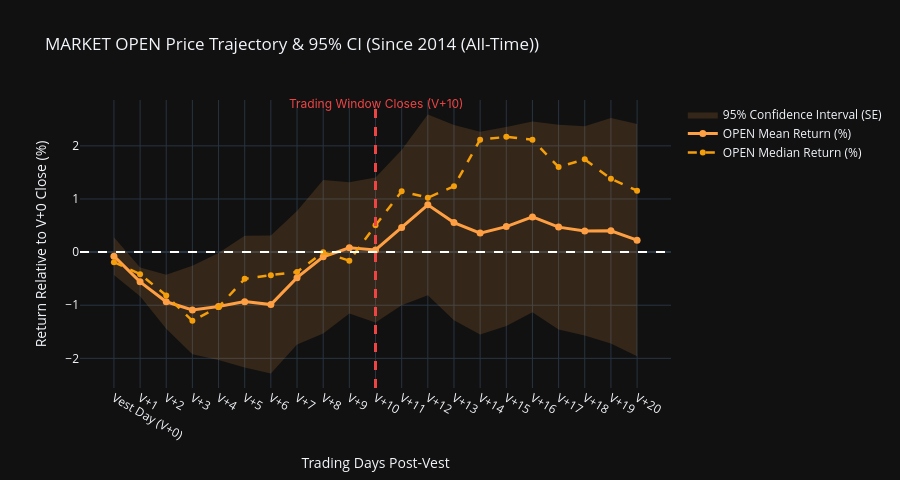
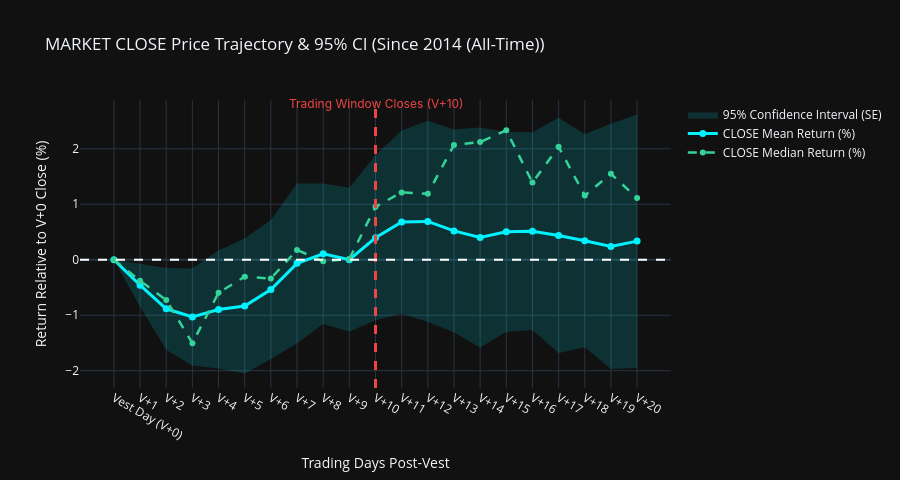

Notebook source saved alongside these figures, in order:
### Markdown cell above
## 2. Separate OPEN and CLOSE Price Trajectories (with 95% Confidence Intervals & V+10 Cutoff Line)

Below we plot separate charts for **Market Open ($O_t$)** and **Market Close ($C_t$)** relative to Vest Day $V+0$ Close ($C_0$).
The vertical dashed line marks **$V+10$** where the employee trading window closes.

### Code cell
def plot_open_close_separate(tf_key='all', tf_title='Since 2014 (All-Time)'):
    days_data = results_data[tf_key]['summary_days']
    days_x = [d['day_label'] for d in days_data]
    
    # 1. OPEN Chart
    o_mean = [d['open_mean'] for d in days_data]
    o_med = [d['open_median'] for d in days_data]
    o_lower = [d['open_ci_lower'] for d in days_data]
    o_upper = [d['open_ci_upper'] for d in days_data]
    
    fig_o = go.Figure()
    fig_o.add_trace(go.Scatter(
        x=days_x + days_x[::-1],
        y=o_upper + o_lower[::-1],
        fill='toself',
        fillcolor='rgba(255, 159, 67, 0.15)',
        line=dict(color='rgba(0,0,0,0)'),
        name='95% Confidence Interval (SE)',
        showlegend=True
    ))
    fig_o.add_trace(go.Scatter(x=days_x, y=o_mean, mode='lines+markers', name='OPEN Mean Return (%)',
                               line=dict(color='#ff9f43', width=3), marker=dict(size=7)))
    fig_o.add_trace(go.Scatter(x=days_x, y=o_med, mode='lines+markers', name='OPEN Median Return (%)',
                               line=dict(color='#f59e0b', width=2.5, dash='dash'), marker=dict(size=6)))
    
    fig_o.add_shape(type="line", x0="V+10", x1="V+10", y0=0, y1=1, yref="paper",
                    line=dict(color="#ef4444", width=3, dash="dash"))
    fig_o.add_annotation(x="V+10", y=1.02, yref="paper", text="Trading Window Closes (V+10)",
                         showarrow=False, font=dict(color="#ef4444", size=12, family="Inter"))
    fig_o.add_hline(y=0, line_dash="dash", line_color="white")
    
    fig_o.update_layout(
        title=f"MARKET OPEN Price Trajectory & 95% CI ({tf_title})",
        xaxis_title="Trading Days Post-Vest",
        yaxis_title="Return Relative to V+0 Close (%)",
        template="plotly_dark",
        height=480
    )
    fig_o.show()
    
    # 2. CLOSE Chart
    c_mean = [d['close_mean'] for d in days_data]
    c_med = [d['close_median'] for d in days_data]
    c_lower = [d['close_ci_lower'] for d in days_data]
    c_upper = [d['close_ci_upper'] for d in days_data]
    
    fig_c = go.Figure()
    fig_c.add_trace(go.Scatter(
        x=days_x + days_x[::-1],
        y=c_upper + c_lower[::-1],
        fill='toself',
        fillcolor='rgba(0, 242, 254, 0.15)',
        line=dict(color='rgba(0,0,0,0)'),
        name='95% Confidence Interval (SE)',
        showlegend=True
    ))
    fig_c.add_trace(go.Scatter(x=days_x, y=c_mean, mode='lines+markers', name='CLOSE Mean Return (%)',
                               line=dict(color='#00f2fe', width=3), marker=dict(size=7)))
    fig_c.add_trace(go.Scatter(x=days_x, y=c_med, mode='lines+markers', name='CLOSE Median Return (%)',
                               line=dict(color='#34d399', width=2.5, dash='dash'), marker=dict(size=6)))
    
    fig_c.add_shape(type="line", x0="V+10", x1="V+10", y0=0, y1=1, yref="paper",
                    line=dict(color="#ef4444", width=3, dash="dash"))
    fig_c.add_annotation(x="V+10", y=1.02, yref="paper", text="Trading Window Closes (V+10)",
                         showarrow=False, font=dict(color="#ef4444", size=12, family="Inter"))
    fig_c.add_hline(y=0, line_dash="dash", line_color="white")
    
    fig_c.update_layout(
        title=f"MARKET CLOSE Price Trajectory & 95% CI ({tf_title})",
        xaxis_title="Trading Days Post-Vest",
        yaxis_title="Return Relative to V+0 Close (%)",
        template="plotly_dark",
        height=480
    )
    fig_c.show()

plot_open_close_separate('all', 'Since 2014 (All-Time)')

### Figure 1 — Plotly figure (JSON) as saved in the notebook; plotly's stock layout.template omitted (floating-point values rounded to 4 significant figures)
{"data": [{"fill": "toself", "fillcolor": "rgba(255, 159, 67, 0.15)", "line": {"color": "rgba(0,0,0,0)"}, "name": "95% Confidence Interval (SE)", "showlegend": true, "type": "scatter", "x": ["Vest Day (V+0)", "V+1", "V+2", "V+3", "V+4", "V+5", "V+6", "V+7", "V+8", "V+9", "V+10", "V+11", "V+12", "V+13", "V+14", "V+15", "V+16", "V+17", "V+18", "V+19", "V+20", "V+20", "V+19", "V+18", "V+17", "V+16", "V+15", "V+14", "V+13", "V+12", "V+11", "V+10", "V+9", "V+8", "V+7", "V+6", "V+5", "V+4", "V+3", "V+2", "V+1", "Vest Day (V+0)"], "y": [0.2816, -0.2896, -0.427, -0.2559, -0.01623, 0.3065, 0.3117, 0.7741, 1.359, 1.316, 1.404, 1.923, 2.592, 2.393, 2.264, 2.354, 2.459, 2.398, 2.368, 2.525, 2.41, -1.96, -1.722, -1.571, -1.457, -1.134, -1.393, -1.549, -1.283, -0.8107, -1.001, -1.323, -1.156, -1.534, -1.737, -2.287, -2.171, -2.029, -1.924, -1.443, -0.8308, -0.4329]}, {"line": {"color": "#ff9f43", "width": 3}, "marker": {"size": 7}, "mode": "lines+markers", "name": "OPEN Mean Return (%)", "type": "scatter", "x": ["Vest Day (V+0)", "V+1", "V+2", "V+3", "V+4", "V+5", "V+6", "V+7", "V+8", "V+9", "V+10", "V+11", "V+12", "V+13", "V+14", "V+15", "V+16", "V+17", "V+18", "V+19", "V+20"], "y": [-0.07566, -0.5602, -0.9352, -1.09, -1.023, -0.9323, -0.9877, -0.4814, -0.08775, 0.08012, 0.04042, 0.4611, 0.8908, 0.5553, 0.3578, 0.4804, 0.6625, 0.4706, 0.3984, 0.4013, 0.2251]}, {"line": {"color": "#f59e0b", "dash": "dash", "width": 2.5}, "marker": {"size": 6}, "mode": "lines+markers", "name": "OPEN Median Return (%)", "type": "scatter", "x": ["Vest Day (V+0)", "V+1", "V+2", "V+3", "V+4", "V+5", "V+6", "V+7", "V+8", "V+9", "V+10", "V+11", "V+12", "V+13", "V+14", "V+15", "V+16", "V+17", "V+18", "V+19", "V+20"], "y": [-0.1887, -0.4152, -0.8161, -1.294, -1.036, -0.5033, -0.4337, -0.3745, -0.003387, -0.1612, 0.5047, 1.144, 1.025, 1.238, 2.117, 2.169, 2.115, 1.602, 1.746, 1.379, 1.156]}], "layout": {"annotations": [{"font": {"color": "#ef4444", "family": "Inter", "size": 12}, "showarrow": false, "text": "Trading Window Closes (V+10)", "x": "V+10", "y": 1.02, "yref": "paper"}], "height": 480, "shapes": [{"line": {"color": "#ef4444", "dash": "dash", "width": 3}, "type": "line", "x0": "V+10", "x1": "V+10", "y0": 0, "y1": 1, "yref": "paper"}, {"line": {"color": "white", "dash": "dash"}, "type": "line", "x0": 0, "x1": 1, "xref": "x domain", "y0": 0, "y1": 0, "yref": "y"}], "title": {"text": "MARKET OPEN Price Trajectory & 95% CI (Since 2014 (All-Time))"}, "xaxis": {"title": {"text": "Trading Days Post-Vest"}}, "yaxis": {"title": {"text": "Return Relative to V+0 Close (%)"}}}}

### Figure 2 — Plotly figure (JSON) as saved in the notebook; plotly's stock layout.template omitted (floating-point values rounded to 4 significant figures)
{"data": [{"fill": "toself", "fillcolor": "rgba(0, 242, 254, 0.15)", "line": {"color": "rgba(0,0,0,0)"}, "name": "95% Confidence Interval (SE)", "showlegend": true, "type": "scatter", "x": ["Vest Day (V+0)", "V+1", "V+2", "V+3", "V+4", "V+5", "V+6", "V+7", "V+8", "V+9", "V+10", "V+11", "V+12", "V+13", "V+14", "V+15", "V+16", "V+17", "V+18", "V+19", "V+20", "V+20", "V+19", "V+18", "V+17", "V+16", "V+15", "V+14", "V+13", "V+12", "V+11", "V+10", "V+9", "V+8", "V+7", "V+6", "V+5", "V+4", "V+3", "V+2", "V+1", "Vest Day (V+0)"], "y": [0.0, -0.06733, -0.1469, -0.1565, 0.1671, 0.3853, 0.7171, 1.374, 1.374, 1.299, 1.885, 2.33, 2.504, 2.35, 2.387, 2.304, 2.297, 2.559, 2.263, 2.453, 2.621, -1.949, -1.97, -1.579, -1.683, -1.267, -1.296, -1.583, -1.309, -1.122, -0.9682, -1.093, -1.294, -1.16, -1.503, -1.79, -2.053, -1.961, -1.906, -1.622, -0.8489, 0.0]}, {"line": {"color": "#00f2fe", "width": 3}, "marker": {"size": 7}, "mode": "lines+markers", "name": "CLOSE Mean Return (%)", "type": "scatter", "x": ["Vest Day (V+0)", "V+1", "V+2", "V+3", "V+4", "V+5", "V+6", "V+7", "V+8", "V+9", "V+10", "V+11", "V+12", "V+13", "V+14", "V+15", "V+16", "V+17", "V+18", "V+19", "V+20"], "y": [0.0, -0.4581, -0.8843, -1.031, -0.8968, -0.8337, -0.5364, -0.06471, 0.1072, 0.002307, 0.3963, 0.6807, 0.6911, 0.5203, 0.4017, 0.5042, 0.5146, 0.4382, 0.3417, 0.2411, 0.336]}, {"line": {"color": "#34d399", "dash": "dash", "width": 2.5}, "marker": {"size": 6}, "mode": "lines+markers", "name": "CLOSE Median Return (%)", "type": "scatter", "x": ["Vest Day (V+0)", "V+1", "V+2", "V+3", "V+4", "V+5", "V+6", "V+7", "V+8", "V+9", "V+10", "V+11", "V+12", "V+13", "V+14", "V+15", "V+16", "V+17", "V+18", "V+19", "V+20"], "y": [0.0, -0.3786, -0.7262, -1.503, -0.5946, -0.3055, -0.3376, 0.1762, -0.02734, 0.01402, 0.9561, 1.214, 1.191, 2.07, 2.123, 2.333, 1.393, 2.036, 1.157, 1.55, 1.114]}], "layout": {"annotations": [{"font": {"color": "#ef4444", "family": "Inter", "size": 12}, "showarrow": false, "text": "Trading Window Closes (V+10)", "x": "V+10", "y": 1.02, "yref": "paper"}], "height": 480, "shapes": [{"line": {"color": "#ef4444", "dash": "dash", "width": 3}, "type": "line", "x0": "V+10", "x1": "V+10", "y0": 0, "y1": 1, "yref": "paper"}, {"line": {"color": "white", "dash": "dash"}, "type": "line", "x0": 0, "x1": 1, "xref": "x domain", "y0": 0, "y1": 0, "yref": "y"}], "title": {"text": "MARKET CLOSE Price Trajectory & 95% CI (Since 2014 (All-Time))"}, "xaxis": {"title": {"text": "Trading Days Post-Vest"}}, "yaxis": {"title": {"text": "Return Relative to V+0 Close (%)"}}}}
